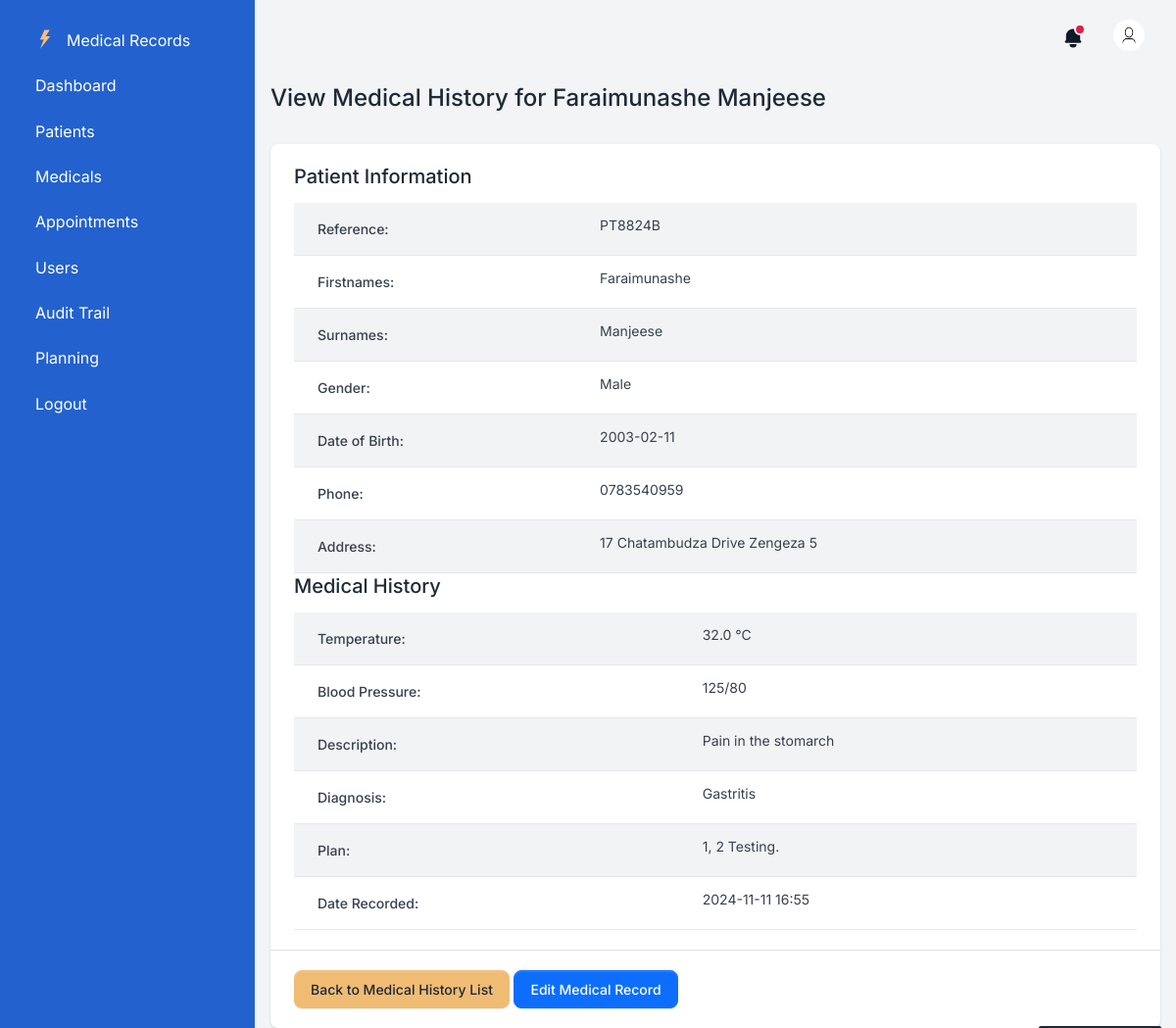
The app's page /medicals/1 with its own data.
### app/models.py (models this page shows, shortened)
class Patient(db.Model):
    id = db.Column(db.Integer, primary_key=True)
    reference = db.Column(db.String(20), nullable=False, unique=True)
    firstnames = db.Column(db.String(20), nullable=False)
    surname = db.Column(db.String(20), nullable=False)
    gender = db.Column(db.String(20), nullable=False)
    email = db.Column(db.String(100), nullable=False)
    phone = db.Column(db.String(20), nullable=False)
    address = db.Column(db.String(20), nullable=False)
    dob = db.Column(db.Date, default=date.today)
    created_at = db.Column(db.DateTime(timezone=True), default=datetime.datetime.now)

class MedicalHistory(db.Model):
    id = db.Column(db.Integer, primary_key=True)
    patient_id = db.Column(db.Integer, nullable=False)
    branch_id = db.Column(db.Integer, nullable=False)
    temperature = db.Column(db.Float, nullable=False)
    bp = db.Column(db.String(7), nullable=False)
    description = db.Column(db.Text, nullable=False)
    diagnosis = db.Column(db.Text, nullable=False)
    plan = db.Column(db.Text, nullable=True)
    created_at = db.Column(db.DateTime(timezone=True), default=datetime.datetime.now)

### app/medical.py (the view)
@medicals_bp.route('/medicals/<int:id>', methods=['GET'])
def view_medical(id):
    medical = MedicalHistory.query.get_or_404(id)
    patient = Patient.query.get_or_404(medical.patient_id)
    return render_template('medicals/view_medical.html', patient=patient, medical=medical)

### app/templates/medicals/view_medical.html
{% extends "base.html" %}
{% block content %}
<div class="d-flex justify-content-between flex-wrap flex-md-nowrap align-items-center py-4">
    <h2 class="h4">View Medical History for {{ patient.firstnames }} {{ patient.surname }}</h2>
</div>
<div class="card border-0 shadow table-wrapper table-responsive">
    <div class="card-body">
        <h5 class="card-title">Patient Information</h5>
        <table class="table table-striped">
            <tbody>
                <tr>
                    <th>Reference:</th>
                    <td>{{ patient.reference }}</td>
                </tr>
                <tr>
                    <th>Firstnames:</th>
                    <td>{{ patient.firstnames }}</td>
                </tr>
                <tr>
                    <th>Surnames:</th>
                    <td>{{ patient.surname }}</td>
                </tr>
                <tr>
                    <th>Gender:</th>
                    <td>{{ patient.gender }}</td>
                </tr>
                <tr>
                    <th>Date of Birth:</th>
                    <td>{{ patient.dob.strftime('%Y-%m-%d') }}</td>
                </tr>
                <tr>
                    <th>Phone:</th>
                    <td>{{ patient.phone }}</td>
                </tr>
                <tr>
                    <th>Address:</th>
                    <td>{{ patient.address }}</td>
                </tr>
            </tbody>
        </table>
        <h5 class="card-title">Medical History</h5>
        <table class="table table-striped">
            <tbody>
                <tr>
                    <th>Temperature:</th>
                    <td>{{ medical.temperature }} °C</td>
                </tr>
                <tr>
                    <th>Blood Pressure:</th>
                    <td>{{ medical.bp }}</td>
                </tr>
                <tr>
                    <th>Description:</th>
                    <td>{{ medical.description }}</td>
                </tr>
                <tr>
                    <th>Diagnosis:</th>
                    <td>{{ medical.diagnosis }}</td>
                </tr>
                <tr>
                    <th>Plan:</th>
                    <td>{{ medical.plan }}</td>
                </tr>
                <tr>
                    <th>Date Recorded:</th>
                    <td>{{ medical.created_at.strftime('%Y-%m-%d %H:%M') }}</td>
                </tr>
            </tbody>
        </table>
    </div>
    <div class="card-footer">
        <a href="{{ url_for('medicals.medicals') }}" class="btn btn-secondary">Back to Medical History List</a>
        <a href="{{ url_for('medicals.update_medicals', id=medical.id) }}" class="btn btn-primary">Edit Medical Record</a>
    </div>
</div>
{% endblock %}

### records on screen
Patient: firstnames "Faraimunashe", surname "Manjeese", reference "PT8824B", gender "Male", dob "2003-02-11", phone "0783540959", address "17 Chatambudza Drive Zengeza 5"
MedicalHistory: temperature "32.0", bp "125/80", description "Pain in the stomarch", diagnosis "Gastritis", plan "1, 2 Testing.", created_at "2024-11-11 16:55"
